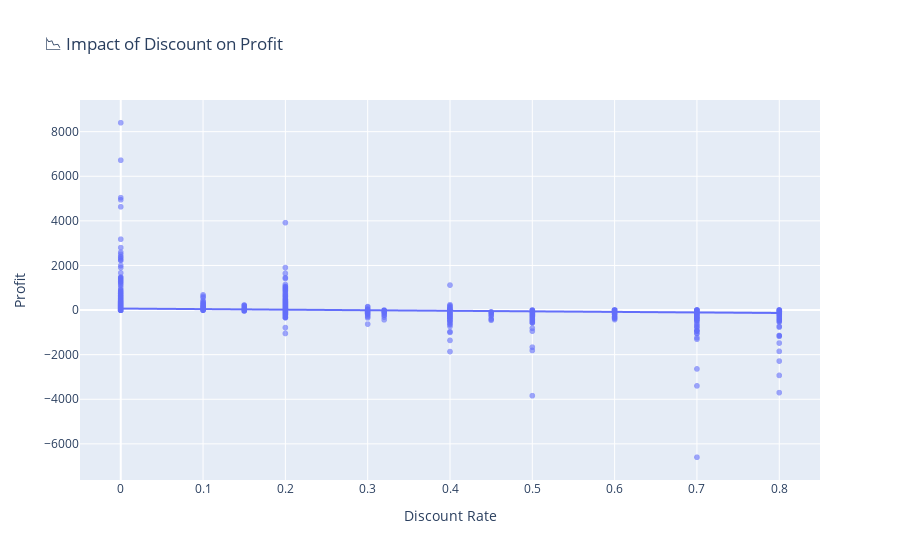

The notebook cell this image was saved under:
### Markdown cell above
## 💸 Discount vs Profit

Let’s explore the relationship between discount rates and profitability.  
This helps us understand whether giving discounts truly drives profit or causes losses.

### Code cell
# Visualize Discount vs Profit using scatter plot
import plotly.express as px

fig_disc = px.scatter(
    df, x='Discount', y='Profit',
    title='📉 Impact of Discount on Profit',
    trendline='ols',
    opacity=0.6,
    labels={'Discount': 'Discount Rate', 'Profit': 'Profit'}
)

fig_disc.show()

### Figure 1 — Plotly figure (JSON) as saved in the notebook; plotly's stock layout.template omitted (floating-point values rounded to 4 significant figures; data arrays with more than 128 entries replaced by an {"elided": "..."} marker saying what was removed)
{"data": [{"hovertemplate": "Discount Rate=%{x}<br>Profit=%{y}<extra></extra>", "legendgroup": "", "marker": {"color": "#636efa", "opacity": 0.6, "symbol": "circle"}, "mode": "markers", "name": "", "showlegend": false, "type": "scattergl", "x": {"elided": "9994 float values"}, "xaxis": "x", "y": {"elided": "9994 float values"}, "yaxis": "y"}, {"hovertemplate": "<b>OLS trendline</b><br>Profit = -249.051 * Discount + 67.5594<br>R<sup>2</sup>=0.048175<br><br>Discount Rate=%{x}<br>Profit=%{y} <b>(trend)</b><extra></extra>", "legendgroup": "", "marker": {"color": "#636efa", "symbol": "circle"}, "mode": "lines", "name": "", "showlegend": false, "type": "scattergl", "x": {"elided": "9994 float values"}, "xaxis": "x", "y": {"elided": "9994 float values"}, "yaxis": "y"}], "layout": {"legend": {"tracegroupgap": 0}, "title": {"text": "📉 Impact of Discount on Profit"}, "xaxis": {"anchor": "y", "domain": [0, 1], "title": {"text": "Discount Rate"}}, "yaxis": {"anchor": "x", "domain": [0, 1], "title": {"text": "Profit"}}}}
